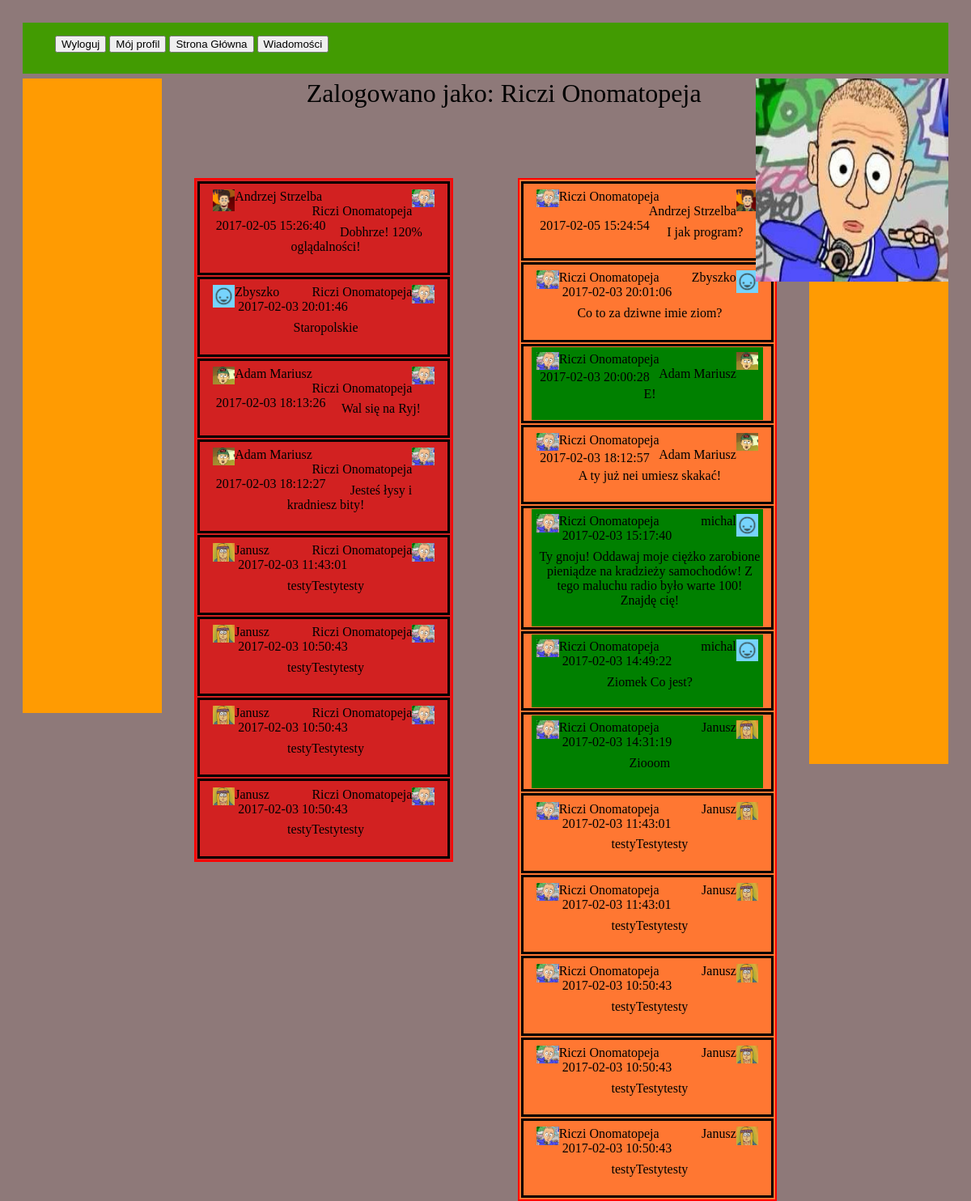
The page /messages.php (signed in) on the database its author committed.
### tables this page shows
CREATE TABLE `Users` (
  `id` int(11) NOT NULL,
  `username` varchar(100) NOT NULL,
  `email` varchar(100) NOT NULL,
  `hashed_password` varchar(100) NOT NULL,
  `image` varchar(100) NOT NULL DEFAULT 'img/default.jpeg'
);

CREATE TABLE `Messages` (
  `id` int(11) NOT NULL,
  `sender_id` int(11) NOT NULL,
  `reciever_id` int(11) NOT NULL,
  `text` varchar(200) NOT NULL,
  `date` datetime NOT NULL,
  `is_read` int(11) NOT NULL DEFAULT '0'
);

### src/user.php (called while the page is built, shortened)
<?php
include 'mysqlConn.php';
class User
{
    private $id;
    private $username;
    private $image;
    public function __construct()
    {
        $this->id = -1;
        $this->username = "";
        $this->image= 'img/default.jpeg ';
    }
    public function getUsername()
    {
        return $this->username;
    }
    public function getImage()
    {
        return $this->image;
    }
    public function getId()
    {
        return $this->id;
    }
    static public function loadUserById($id)
    {
        global $conn;
        $sql = "SELECT * FROM Users WHERE id=$id";
        $result = $conn->query($sql);
        if($result == true && $result->rowCount() == 1)
        {
            $row = $result->fetch();
            $loadedUser = new User();
            $loadedUser->id = $row['id'];
            $loadedUser->username = $row['username'];
            $loadedUser->hashedPassword = $row['hashed_password'];
            $loadedUser->email = $row['email'];
            $loadedUser->image = $row['image'];
            return $loadedUser;
        }
        return null;
    }
}

### src/message.php (called while the page is built, shortened)
<?php
include 'mysqlConn.php';
class Message
{
    private $senderId;
    private $recieverId;
    private $text;
    private $isRead;
    private $date;
    public function __construct()
    {
        $this->senderId = '';
        $this->recieverId = '';
        $this->text = '';
        $this->date = date("Y-m-d H:i:s");
        $this->isRead = '0';
    }
    public function getSenderId()
    {
        return $this->senderId;
    }
    public function getRecieverId()
    {
        return $this->recieverId;
    }
    public function getText()
    {
        return $this->text;
    }
    public function getRead()
    {
        return $this->isRead;
    }
    public function getDate()
    {
        return $this->date;
    }
    static public function loadMessageBySenderId($id)
    {
        global $conn;
        $ret = [];
        $sql = "SELECT * FROM Messages WHERE sender_id=$id ORDER BY date DESC";
        $result = $conn->query($sql);
        if($result == true && $result->rowCount() > 0)
        {
            foreach($result as $row)
            {
                $loadedMessage = new Message();
                $loadedMessage->id = $row['id'];
                $loadedMessage->senderId = $row['sender_id'];
                $loadedMessage->recieverId = $row['reciever_id'];
                $loadedMessage->date = $row['date'];
                $loadedMessage->text = $row['text'];
                $loadedMessage->isRead = $row['is_read'];
                $ret[] = $loadedMessage;
            }
            return $ret;
        }
        return null;
    }
    static public function loadMessageByRecieverId($id)
    {
        global $conn;
        $ret = [];
        $sql = "SELECT * FROM Messages WHERE reciever_id=$id ORDER BY date DESC";
        $result = $conn->query($sql);
        if($result == true && $result->rowCount() > 0)
        {
            foreach($result as $row)
            {
                $loadedMessage = new Message();
                $loadedMessage->id = $row['id'];
                $loadedMessage->senderId = $row['sender_id'];
                $loadedMessage->recieverId = $row['reciever_id'];
                $loadedMessage->date = $row['date'];
                $loadedMessage->text = $row['text'];
                $loadedMessage->isRead = $row['is_read'];
                $ret[] = $loadedMessage;
            }
            return $ret;
        }
        return null;
    }
}

### src/drawMessages.php (the view, shortened to what this page needs)
<?php
include 'user.php';
include 'message.php';
function drawMessagesByReciever($id)
{
    $user = new User();
    $user = $user->loadUserById($id);
    $messages= new Message();
    $messages = $messages->loadMessageByRecieverId($user->getId());
    if ($messages)
    {
        foreach ($messages as $message)
        {
            $sender = $user->loadUserById($message->getSenderId());
            $receiver = $user->loadUserById($message->getRecieverId());
            $senderName = $sender->getUsername();
            $receiverName = $receiver->getUsername();
            $senderImage = $sender->getImage();
            $receiverImage = $receiver->getImage();
            $text = $message->getText();
            $date = $message->getDate();
            $isRead = '';
            echo('
                <tr><td>
            <div class="message"'.$isRead.'>
                <div class="senderImage"><img src="'.$senderImage.'"></div>
                <div class="senderName"><a href="showUser.php?userId='.$sender->getId().'">'.$senderName.'</a></div>
                <div class="receiverImage"><img src="'.$receiverImage.'"></div>
                <div class="receiverName"><a href="showUser.php?userId='.$receiver->getId().'">'.$receiverName.'</a></div>
                <div class="delete">&nbsp'.$date.'</div>
                <a style="display:block" href="userMessages.php?userId='.$sender->getId().'"><div class="postText">'.$text.'</div></a>
            </div></td></tr>'
                 );
        }
    }
}
function drawMessagesBySender($id)
{
    $user = new User();
    $user = $user->loadUserById($id);
    $messages= new Message();
    $messages = $messages->loadMessageBySenderId($user->getId());
    if ($messages)
    {
        foreach ($messages as $message)
        {
            $sender = $user->loadUserById($message->getSenderId());
            $receiver = $user->loadUserById($message->getRecieverId());
            $senderName = $sender->getUsername();
            $receiverName = $receiver->getUsername();
            $senderImage = $sender->getImage();
            $receiverImage = $receiver->getImage();
            $text = $message->getText();
            $date = $message->getDate();
            $read = $message->getRead();
            $isRead = '';
            if ($read==0)
            {
                $isRead='style="background-color:green;"';
            }
            echo('
                <tr><td>
            <div class="message"'.$isRead.'>
                <div class="senderImage"><img src="'.$senderImage.'"></div>
                <div class="senderName"><a href="showUser.php?userId='.$sender->getId().'">'.$senderName.'</a></div>
                <div class="receiverImage"><img src="'.$receiverImage.'"></div>
                <div class="receiverName"><a href="showUser.php?userId='.$receiver->getId().'">'.$receiverName.'</a></div>
                <div class="delete">&nbsp'.$date.'</div>
                <a style="display:block" href="userMessages.php?userId='.$receiver->getId().'"><div class="postText">'.$text.'</div></a>
            </div></td></tr>'
                 );
        }
    }
}

### messages.php (shortened to what this page needs)
<?php
    include 'src/drawMessages.php';
    $user = new User();
    $user = $user->loadUserById($_SESSION['id']);
    $image = $user->getImage();
    $name = $user->getUsername();
?>
<html lang="en">
<head>
    <link rel="stylesheet" href="style/style.css">
</head>
<body>
    <div id="container">
        <div id="menu">
            <ul>
                    <li><form action="src/logout.php"><input type="submit" value="Wyloguj"></form></li>
                    <li><a href="myProfile.php"><button>Mój profil</button></a></li>
                    <li><a href="index.php"><button>Strona Główna</button></a></li>
                    <li><a href="messages.php"><button>Wiadomości</button></a></li>
            </ul>
            <div id="user">
                <span id="userName">Zalogowano jako:
                    <?php
                    echo $name;
                      ?>
                </span>
                <img id="userImage" src="
                <?php
                echo $image;
                ?>">
            </div>
        </div>
        <div class="margin"></div>
        <div id="content">
            <div id="messages">
                <table id="recievedMessages">
            <?php
                    drawMessagesByReciever($_SESSION['id']);
                ?>
                </table>
                <table id="sentMessages">
            <?php
                    drawMessagesBySender($_SESSION['id']);
                ?>
                </table>
            </div>
        </div>
        <div class="margin"></div>
    </div>
</body>
</html>

### style/style.css (style rules this page uses)
body { background-color: #8e7979; }
#user { float: right; height: 100%; }
#userName { font-size: 200%; float: left; }
#userImage { float: right; height: 400%; width: 30%; position: relative; }
a:link { color: black; text-decoration: none; }
#container { padding: 20px; position:relative; }
#menu { width: 100%; height: 8%; background-color: #429b02; }
#menu li { display: inline-block; }
#menu ul { display: inline-block; }
.margin { width: 15%; height: 100%; background-color: #ff9b02; float: left; }
#content { padding-top: 20px; text-align: center; float: left; width: 70%; height: 100%; align-content: center; }
.postText { clear: left; word-break: normal ; white-space:normal; width: 100%; margin-bottom: 10%; }
.delete { float: right; }
#messages .message { width: 90%; padding: 2%; margin: 0px auto; }
#messages a { display: block; width: 100%; height: 100%; }
#messages .message .senderImage { width: 10%; height: 10%; float: left; }
#messages .message .senderImage img { width: 100%; height: 100%; }
#messages .message .receiverImage { width: 10%; height: 10%; float: right; }
#messages .message .receiverImage img { width: 100%; height: 100%; }
#messages #recievedMessages { background-color: #d22121; border: 2px solid red; width: 40%; clear: right; float: left; margin-left: 5%; margin-top: 5%; }
#messages #sentMessages { border: 2px solid red; background-color: #ff7732; width: 40%; float: right; margin-right: 5%; margin-top: 5%; }
.receiverName { float: right; }
.senderName { float: left; }
.delete { float: left; }
#messages tr td { border: 3px solid black; }
#messages .postText { clear: right; width: 100%; text-align: center; padding: 1%; margin-top: 15%; margin-bottom: 5%; }

### rows shown on the page
users: username "Riczi Onomatopeja", image (picture)
messages: sender.image (picture), sender.username "Andrzej Strzelba", reciever.image (picture), reciever.username "Riczi Onomatopeja", date "2017-02-05 15:26:40", text "Dobhrze! 120% oglądalności!"
messages: shows a picture, sender.username "Zbyszko", reciever.image (picture), reciever.username "Riczi Onomatopeja", date "2017-02-03 20:01:46", text "Staropolskie"
messages: sender.image (picture), sender.username "Adam Mariusz", reciever.image (picture), reciever.username "Riczi Onomatopeja", date "2017-02-03 18:13:26", text "Wal się na Ryj!"
messages: sender.image (picture), sender.username "Adam Mariusz", reciever.image (picture), reciever.username "Riczi Onomatopeja", date "2017-02-03 18:12:27", text "Jesteś łysy i kradniesz bity!"
messages: sender.image (picture), sender.username "Janusz", reciever.image (picture), reciever.username "Riczi Onomatopeja", date "2017-02-03 11:43:01", text "testyTestytesty"
messages: sender.image (picture), sender.username "Janusz", reciever.image (picture), reciever.username "Riczi Onomatopeja", date "2017-02-03 10:50:43", text "testyTestytesty"
messages: sender.image (picture), sender.username "Janusz", reciever.image (picture), reciever.username "Riczi Onomatopeja", date "2017-02-03 10:50:43", text "testyTestytesty"
messages: sender.image (picture), sender.username "Janusz", reciever.image (picture), reciever.username "Riczi Onomatopeja", date "2017-02-03 10:50:43", text "testyTestytesty"
messages: sender.image (picture), sender.username "Riczi Onomatopeja", reciever.image (picture), reciever.username "Andrzej Strzelba", date "2017-02-05 15:24:54", text "I jak program?"
messages: sender.image (picture), sender.username "Riczi Onomatopeja", reciever.username "Zbyszko", date "2017-02-03 20:01:06", text "Co to za dziwne imie ziom?"
messages: sender.image (picture), sender.username "Riczi Onomatopeja", reciever.image (picture), reciever.username "Adam Mariusz", date "2017-02-03 20:00:28", text "E!"
messages: sender.image (picture), sender.username "Riczi Onomatopeja", reciever.image (picture), reciever.username "Adam Mariusz", date "2017-02-03 18:12:57", text "A ty już nei umiesz skakać!"
messages: sender.image (picture), sender.username "Riczi Onomatopeja", reciever.username "michal", date "2017-02-03 15:17:40", text "Ty gnoju! Oddawaj moje ciężko zarobione pieniądze na kradzieży samochodów! Z tego maluchu radio było warte 100! Znajdę cię!"
messages: sender.image (picture), sender.username "Riczi Onomatopeja", reciever.username "michal", date "2017-02-03 14:49:22", text "Ziomek Co jest?"
messages: sender.image (picture), sender.username "Riczi Onomatopeja", reciever.image (picture), reciever.username "Janusz", date "2017-02-03 14:31:19", text "Ziooom"
users: image (picture), username "Janusz"
messages: date "2017-02-03 11:43:01", text "testyTestytesty"
messages: sender.image (picture), sender.username "Riczi Onomatopeja", reciever.image (picture), reciever.username "Janusz", date "2017-02-03 11:43:01", text "testyTestytesty"
messages: sender.image (picture), sender.username "Riczi Onomatopeja", reciever.image (picture), reciever.username "Janusz", date "2017-02-03 10:50:43", text "testyTestytesty"
messages: sender.image (picture), sender.username "Riczi Onomatopeja", reciever.image (picture), reciever.username "Janusz", date "2017-02-03 10:50:43", text "testyTestytesty"
messages: sender.image (picture), sender.username "Riczi Onomatopeja", reciever.image (picture), reciever.username "Janusz", date "2017-02-03 10:50:43", text "testyTestytesty"
